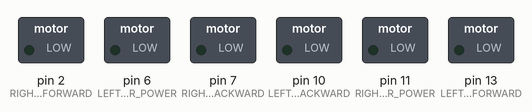
Simulated run of this sketch. Board: Arduino Uno, built with avr-gcc and run on an emulated ATmega328P. Parts: switched loads named in the sketch (green lamp = pin HIGH).

Above: at 0.1 s.
At 2.1 s:
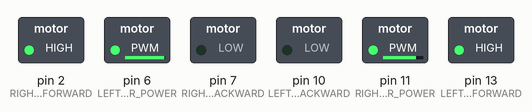
Timing chart, 0 to 3.6 s (numbered marks = the images above):
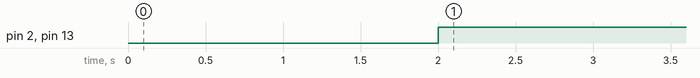

The sketch:

mazerunner_sri.ino
```cpp
const int LEFT_MOTOR_POWER = 6;
const int RIGHT_MOTOR_POWER = 11;
const int LEFT_MOTOR_FORWARD = 13;
const int LEFT_MOTOR_BACKWARD = 10;
const int RIGHT_MOTOR_FORWARD = 2;
const int RIGHT_MOTOR_BACKWARD = 7;
const int LDR_LEFT = 5;
const int LDR_CENTER = 4;
const int LDR_RIGHT = 2;
int left;
int center;
int right;
int count = 0;
boolean stray = false;
boolean nextRight = false;
boolean confirmRight = false;

void activate ()
{
  analogWrite (LEFT_MOTOR_POWER, 250);
  analogWrite (RIGHT_MOTOR_POWER, 210);
}

void activateTurns ()
{
  analogWrite (LEFT_MOTOR_POWER, 250);
  analogWrite (RIGHT_MOTOR_POWER, 250);
}

void kill ()
{
  digitalWrite (LEFT_MOTOR_POWER, LOW);
  digitalWrite (RIGHT_MOTOR_POWER, LOW);
}

void setup() {
  pinMode (LEFT_MOTOR_POWER, OUTPUT);
  pinMode (RIGHT_MOTOR_POWER, OUTPUT);
  pinMode (LEFT_MOTOR_FORWARD, OUTPUT);
  pinMode (LEFT_MOTOR_BACKWARD, OUTPUT);
  pinMode (RIGHT_MOTOR_FORWARD, OUTPUT);
  pinMode (RIGHT_MOTOR_BACKWARD, OUTPUT);
  Serial.begin (9600);
  /*while (true)
  {
    updateSensorReadings ();
    Serial.print (left);
    Serial.print ("  ");
    Serial.print (center);
    Serial.print ("  ");
    Serial.println (right);
  }*/
  delay (2000);
  activate ();
}

void forward ()
{
  digitalWrite (LEFT_MOTOR_FORWARD, HIGH);
  digitalWrite (RIGHT_MOTOR_FORWARD, HIGH);
  digitalWrite (LEFT_MOTOR_BACKWARD, LOW);
  digitalWrite (RIGHT_MOTOR_BACKWARD, LOW);
}

void backward ()
{
  digitalWrite (LEFT_MOTOR_FORWARD, LOW);
  digitalWrite (RIGHT_MOTOR_FORWARD, LOW);
  digitalWrite (LEFT_MOTOR_BACKWARD, HIGH);
  digitalWrite (RIGHT_MOTOR_BACKWARD, HIGH);
}

void adjustLeft ()
{
  digitalWrite (LEFT_MOTOR_FORWARD, LOW);
  digitalWrite (RIGHT_MOTOR_FORWARD, HIGH);
  digitalWrite (LEFT_MOTOR_BACKWARD, HIGH);
  digitalWrite (RIGHT_MOTOR_BACKWARD, LOW);
}

void adjustRight ()
{
  digitalWrite (LEFT_MOTOR_FORWARD, HIGH);
  digitalWrite (RIGHT_MOTOR_FORWARD, LOW);
  digitalWrite (LEFT_MOTOR_BACKWARD, LOW);
  digitalWrite (RIGHT_MOTOR_BACKWARD, LOW);
}

void turnLeft ()
{
  digitalWrite (LEFT_MOTOR_FORWARD, LOW);
  digitalWrite (RIGHT_MOTOR_FORWARD, HIGH);
  digitalWrite (LEFT_MOTOR_BACKWARD, HIGH);
  digitalWrite (RIGHT_MOTOR_BACKWARD, LOW);
  delay (800);
}

void turnRight ()
{
  digitalWrite (LEFT_MOTOR_FORWARD, HIGH);
  digitalWrite (RIGHT_MOTOR_FORWARD, LOW);
  digitalWrite (LEFT_MOTOR_BACKWARD, LOW);
  digitalWrite (RIGHT_MOTOR_BACKWARD, HIGH);
  delay (1400);
}

void updateSensorReadings ()
{
  left = analogRead (LDR_LEFT) + 30;
  center = analogRead (LDR_CENTER);
  right = analogRead (LDR_RIGHT);
}


void rightUntilLine ()
{
  while (!(left - center > 150 && right - center > 150) && !(center - right > 150 && left - right > 150) && !(center - left > 150 && right - left > 150))
  {
    digitalWrite (LEFT_MOTOR_FORWARD, HIGH);
    digitalWrite (RIGHT_MOTOR_FORWARD, LOW);
    digitalWrite (LEFT_MOTOR_BACKWARD, LOW);
    digitalWrite (RIGHT_MOTOR_BACKWARD, HIGH);
    updateSensorReadings ();
  }
  digitalWrite (LEFT_MOTOR_FORWARD, HIGH);
  digitalWrite (RIGHT_MOTOR_FORWARD, LOW);
  digitalWrite (LEFT_MOTOR_BACKWARD, LOW);
  digitalWrite (RIGHT_MOTOR_BACKWARD, HIGH);
  delay (350);
}

void loop() {
  forward ();


}
```

Measured:
- by itself, pin 2 (RIGHT_MOTOR_FORWARD), pin 13 (LEFT_MOTOR_FORWARD): LOW → HIGH at 2.0 s
